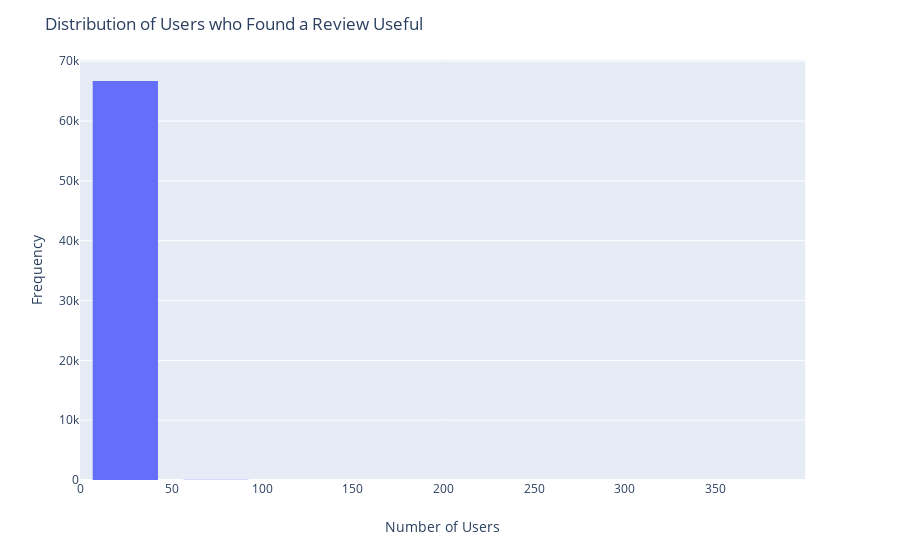

Notebook cell for this chart:
### Markdown cell above
### Distribution of Review Length

### Code cell
import plotly.express as px
import pyspark.sql.functions as F

fig = px.histogram(plt_reviews_df,
                   x='useful',
                   nbins=15)
fig = fig.update_layout(
        title_text='Distribution of Users who Found a Review Useful',
        xaxis_title_text='Number of Users',
        yaxis_title_text='Frequency',
        bargap=0.2,
        bargroupgap=0.1
        )

fig.show()

### Figure 1 — Plotly figure (JSON) as saved in the notebook; plotly's stock layout.template omitted (floating-point values rounded to 4 significant figures; data arrays with more than 128 entries replaced by an {"elided": "..."} marker saying what was removed)
{"data": [{"alignmentgroup": "True", "bingroup": "x", "hoverlabel": {"namelength": 0}, "hovertemplate": "useful=%{x}<br>count=%{y}", "legendgroup": "", "marker": {"color": "#636efa"}, "name": "", "nbinsx": 15, "offsetgroup": "", "orientation": "v", "showlegend": false, "type": "histogram", "x": {"elided": "66740 int values"}, "xaxis": "x", "yaxis": "y"}], "layout": {"autosize": true, "bargap": 0.2, "bargroupgap": 0.1, "barmode": "relative", "legend": {"tracegroupgap": 0}, "margin": {"t": 60}, "title": {"text": "Distribution of Users who Found a Review Useful"}, "xaxis": {"anchor": "y", "autorange": true, "domain": [0, 0.98], "range": [-0.5, 399.5], "title": {"text": "Number of Users"}, "type": "linear"}, "yaxis": {"anchor": "x", "autorange": true, "domain": [0, 1], "range": [0, 70210.0], "title": {"text": "Frequency"}}}}
